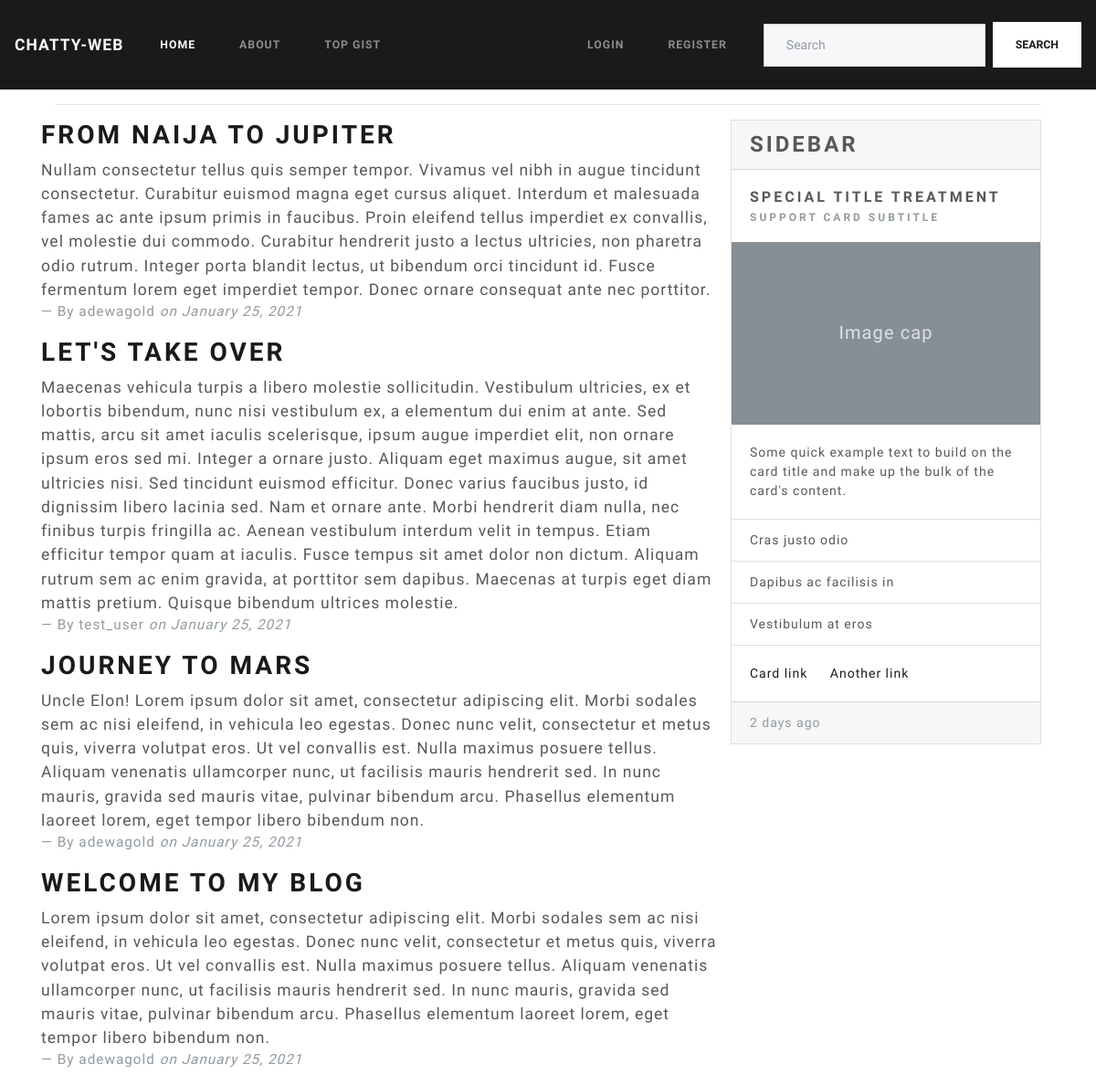
The page / on the database its author committed.
### blog/models.py (models this page shows, shortened)
class Post(models.Model):
    title = models.CharField(max_length=100)
    content = models.TextField()
    date_posted = models.DateTimeField(default =timezone.now)
    author = models.ForeignKey(User, on_delete=models.CASCADE)

### blog/views.py (the view)
# urls.py: path('', views.home, name='blog-home'),
def home(request):
    context = {
        'posts':posts,
        'title':'Home - Chatty-web'
    }
    return render(request, 'blog/home.html', context)

### blog/templates/blog/home.html
{% extends "blog/base.html" %}
{% block content %}
    {% for post in posts %}
    <div class="row">
        <h2>{{ post.title }}</h2>
        <blockquote class="blockquote">
            <p class="mb-0">{{post.content}}</p>
            <footer class="blockquote-footer">By {{ post.author }}  <cite title="Source Title">on {{ post.date_posted|date:"F d, Y" }}</cite></footer>
        </blockquote>
    </div>
    {% endfor %}
{% endblock content%}

### rows shown on the page
Post: title "FROM NAIJA TO JUPITER", content "Nullam consectetur tellus quis semper tempor. Vivamus vel nibh in augue tincidunt consectetur. Curabitur euismod magna eget cursus aliquet. Interdum et malesuada fames ac ante ipsum primis in faucibus. Proin eleifend tellus imperdiet ex convallis, vel molestie dui commodo. Curabitur hendrerit justo a lectus ultricies, non pharetra odio rutrum. Integer porta blandit lectus, ut bibendum orci tincidunt id. Fusce fermentum lorem eget imperdiet tempor. Donec ornare consequat ante nec porttitor.", author "adewagold", date_posted "January 25, 2021"
Post: title "LET'S TAKE OVER", content "Maecenas vehicula turpis a libero molestie sollicitudin. Vestibulum ultricies, ex et lobortis bibendum, nunc nisi vestibulum ex, a elementum dui enim at ante. Sed mattis, arcu sit amet iaculis scelerisque, ipsum augue imperdiet elit, non ornare ipsum eros sed mi. Integer a ornare justo. Aliquam eget maximus augue, sit amet ultricies nisi. Sed tincidunt euismod efficitur. Donec varius faucibus justo, id dignissim libero lacinia sed. Nam et ornare ante. Morbi hendrerit diam nulla, nec finibus turpis fringilla ac. Aenean vestibulum interdum velit in tempus. Etiam efficitur tempor quam at iaculis. Fusce tempus sit amet dolor non dictum. Aliquam rutrum sem ac enim gravida, at porttitor sem…", author "test_user", date_posted "January 25, 2021"
Post: title "JOURNEY TO MARS", content "Uncle Elon! Lorem ipsum dolor sit amet, consectetur adipiscing elit. Morbi sodales sem ac nisi eleifend, in vehicula leo egestas. Donec nunc velit, consectetur et metus quis, viverra volutpat eros. Ut vel convallis est. Nulla maximus posuere tellus. Aliquam venenatis ullamcorper nunc, ut facilisis mauris hendrerit sed. In nunc mauris, gravida sed mauris vitae, pulvinar bibendum arcu. Phasellus elementum laoreet lorem, eget tempor libero bibendum non.", author "adewagold", date_posted "January 25, 2021"
Post: title "WELCOME TO MY BLOG", content "Lorem ipsum dolor sit amet, consectetur adipiscing elit. Morbi sodales sem ac nisi eleifend, in vehicula leo egestas. Donec nunc velit, consectetur et metus quis, viverra volutpat eros. Ut vel convallis est. Nulla maximus posuere tellus. Aliquam venenatis ullamcorper nunc, ut facilisis mauris hendrerit sed. In nunc mauris, gravida sed mauris vitae, pulvinar bibendum arcu. Phasellus elementum laoreet lorem, eget tempor libero bibendum non.", author "adewagold", date_posted "January 25, 2021"
